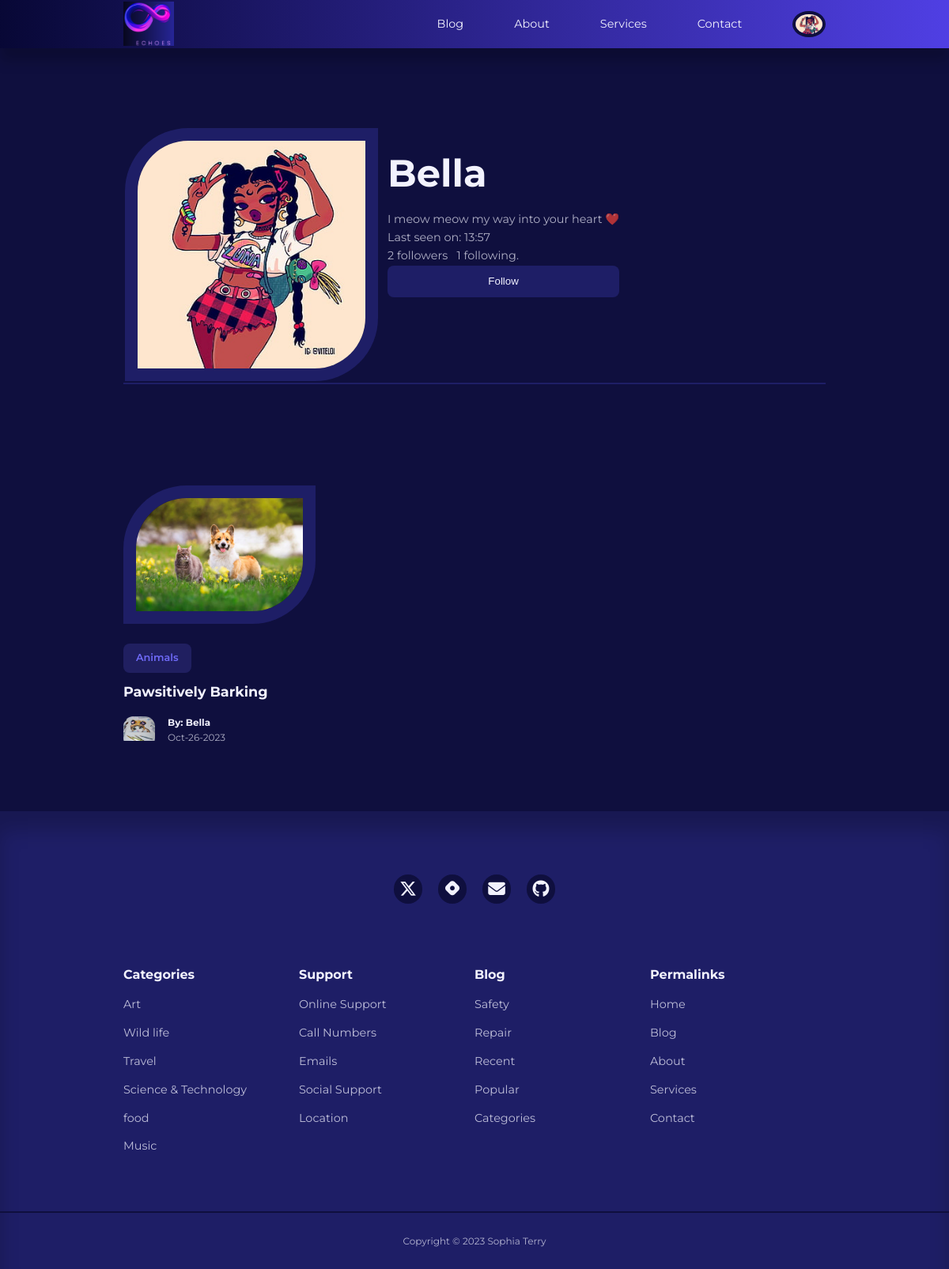
/user/Bella (signed in), run on an earlier commit of the app's database.
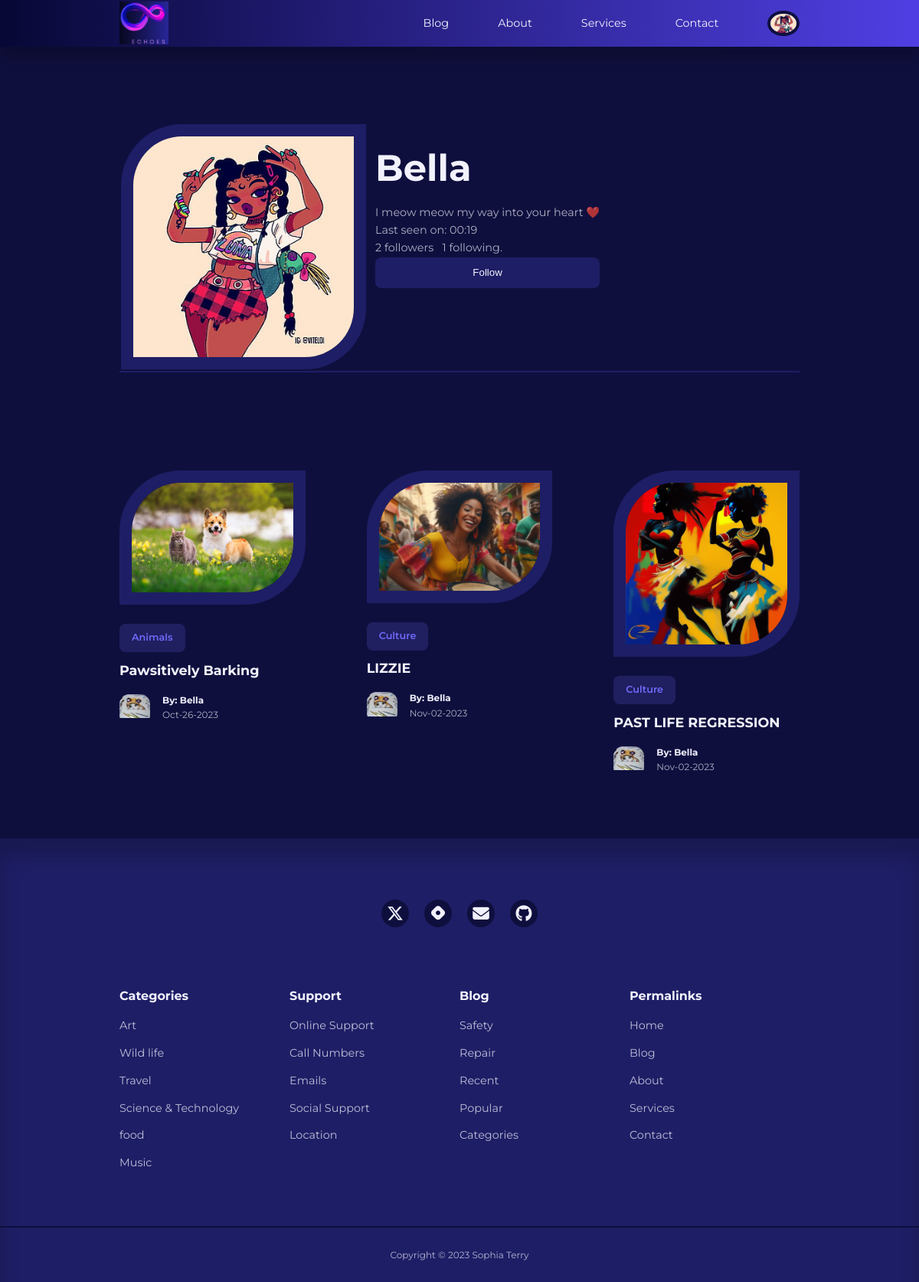
And on a later commit of the database.
### app/models.py (models this page shows, shortened)
class User(UserMixin, db.Model):
    id = db.Column(db.Integer, primary_key=True)
    username = db.Column(db.String(100), index=True, unique=True)
    email = db.Column(db.String(120), index=True, unique=True)
    password_hash = db.Column(db.String(128))
    role = db.Column(db.String(3))
    picture = db.Column(db.String(120), nullable=True)
    posts = db.relationship('Post', backref='author', lazy='dynamic')
    about_me = db.Column(db.String(140))
    last_seen = db.Column(db.DateTime, default=datetime.utcnow)
    followed = db.relationship(
        'User', secondary=followers,
        primaryjoin=(followers.c.follower_id == id),
        secondaryjoin=(followers.c.followed_id == id),
        backref=db.backref('followers', lazy='dynamic'), lazy='dynamic'
    )
    def is_following(self, user):
        return self.followed.filter(
            followers.c.followed_id == user.id).count() > 0

class Post(db.Model):
    id = db.Column(db.Integer, primary_key=True)
    title = db.Column(db.String(120))
    content = db.Column(db.Text)
    image = db.Column(db.String(120), nullable=True)
    timestamp = db.Column(db.DateTime, index=True, default=datetime.utcnow)
    user_id = db.Column(db.Integer, db.ForeignKey('user.id', name='fk_user_id'))
    category_id = db.Column(db.Integer, db.ForeignKey('category.id', name='fk_category_id'))
    category = db.relationship('Category', backref=db.backref('posts', lazy=True))

class Category(db.Model):
    id = db.Column(db.Integer, primary_key=True)
    name = db.Column(db.String(20), unique=True, nullable=False)

### app/routes.py (the view)
@app.route('/user/<username>') #user
@login_required
def profile(username):
    user = User.query.filter_by(username=username).first_or_404()
    posts = user.posts
    authors = [post.author for post in posts]
    form = EmptyForm() # followers
    return render_template('profile.html', user=user, posts=posts, authors=authors,
                            form=form)

### app/forms.py
class EmptyForm(FlaskForm):
    submit = SubmitField('Submit')

### app/models.py (called while the page is built)
@login.user_loader
def load_user(id):
    return User.query.get(int(id))

### app/routes.py (called while the page is built)
@app.before_request
def before_request():
    if current_user.is_authenticated:
        current_user.last_seen = datetime.utcnow()
        db.session.commit()

### app/templates/profile.html (shortened to what this page needs)
{% extends "base.html" %}
{% block content %}
<div class="container profile__container">
    <table>
        <tr valign="top">
            <td>
                {% if current_user.picture %}
                <img class="display__pic" src="{{ url_for('static', filename='images/' + current_user.picture) }}">
                {% else %}
                <img src="{{ url_for('static', filename='/images/default_profile_pc.png') }}" alt="Default Image">
                {% endif %}
            </td>
            <td class="user__table">
                <h1>{{ user.username }}</h1>
                {% if user.about_me %}<p>{{ user.about_me }}</p>{% endif %}
                {% if user.last_seen %}<p>Last seen on: {{ user.last_seen.strftime('%H:%M') }}</p>{% endif %}
                <p>{{ user.followers.count() }} followers &nbsp; {{ user.followed.count() }} following.</p>
                {% if user == current_user %}
                <p>
                    <a class="link__button" href="{{ url_for('edit_profile') }}">Edit your profile</a>&nbsp;
                     <a class="link__button" href="{{ url_for('add_post') }}">Create post </a>
                </p>
                {% elif not current_user.is_following(user) %}
                 <p>
                    <form action="{{ url_for('follow', username=user.username) }}" method="post">
                        {{ form.submit(value='Follow') }}
                    </form>
                </p>
              {% endif %}
            </td>
        </tr>
    </table>
    </div>
 <div>
<section class="posts">
    <div class="container posts__container">
         {% for post in posts %}
        <article class="post">
            <div class="post__thumbnail">
                {% if post.image %}
                <img src="{{ url_for('static', filename='images/' + post.image) }}" alt="Post Image">
                {% else %}
                <img src="{{ url_for('static', filename='/images/blog18.jpg') }}" alt="Default Image">
                {% endif %}
            </div>
            <div class="post__info">
             <a href="{{ url_for('category', category_name=post.category.name) }}" class="category__button">{{ post.category.name}}</a>
                    <h3 class="post__title"><a href="{{ url_for('single_post', post_id=post.id) }}">{{ post.title }}</a></h3>
                    <div class="post__author">
                        <div class="post__author-avator">
                            {% set author = authors[loop.index0] %}
                            {% if current_user.is_authenticated %}
                            <img src="{{ url_for('static', filename='images/' + author.picture) }}" alt="avatar">
                            {% else %}
                            <img src="{{ url_for('static', filename='/images/default_profile_pc.png') }}" alt="Default Image">
                            {% endif %}
                        </div>
                        <div class="post__author-info">
                            <a href="{{ url_for('profile', username=post.author.username) }}">
                            <h5>By: {{post.author.username }}</h5></a>
                            <small>{{ post.timestamp.strftime('%b-%d-%Y') }}</small>
                        </div>
                    </div>
                </div>
        </article>
        {% endfor %}
    </div>
</section>
{% endblock %}

### app/templates/base.html (shortened to what this page needs)
<!DOCTYPE html>
<html lang="en">
<head>
    <link rel="stylesheet" href="{{ url_for('static', filename='styles/styles.css')}}">
    <link rel="stylesheet" href="https://unicons.iconscout.com/release/v4.0.8/css/line.css">
</head>
<body>
    {% block navbar %}
    <nav>
        <div class="container nav__container">
            <a href="/index" class="nav__logo"><img src="/static/img/echologoblue.png" class="nav-img" alt=""></a>
            <ul class="nav__items">
                <li><a href="{{ url_for('blog') }}">Blog</a></li>
                <li><a href="{{ url_for('index') }}">About</a></li>
                <li><a href="{{ url_for('services') }}">Services</a></li>
                <li><a href="#contact">Contact</a></li>
                {% if current_user.is_anonymous %}
                <li><a href="{{ url_for('signin') }}">Sign In</a></li>
                {% else %}
                <li class="nav__profile">
                    <div class="avatar">
                        <img src="{{ url_for('static', filename='images/' ~ current_user.picture) }}" alt="">
                    </div>
                        {% endif %}
                </li>
            </ul>
        </div>
    </nav>
    {% endblock %}
     {% block content %}
    {% endblock %}
    {% block footer %}
    <footer>
        <div id="contact" class="footer__socials">
            <a href="https://twitter.com/Mssophia_" target="_blank">
                </a>
            <a href="https://sophiaintech.hashnode.dev/" target="_blank">
                </a>
            <a href="mailto:sophiaterryyu@gmail.com">
                </a>
            <a href="https://github.com/terryyufei" target="_blank">
                </a>
        </div>
        <div class="container footer__container">
            <article>
                <h4>Categories</h4>
                <ul>
                    <li><a href="">Art</a></li>
                    <li><a href="">Wild life</a></li>
                    <li><a href="">Travel</a></li>
                    <li><a href="">Science & Technology</a></li>
                    <li><a href="">food</a></li>
                    <li><a href="">Music</a></li>
                </ul>
            </article>
            <article>
                <h4>Support</h4>
                <ul>
                    <li><a href="">Online Support</a></li>
                    <li><a href="">Call Numbers</a></li>
                    <li><a href="">Emails</a></li>
                    <li><a href="">Social Support</a></li>
                    <li><a href="">Location</a></li>
                </ul>
            </article>
            <article>
                <h4>Blog</h4>
                <ul>
                    <li><a href="">Safety</a></li>
                    <li><a href="">Repair</a></li>
                    <li><a href="">Recent</a></li>
                    <li><a href="">Popular</a></li>
                    <li><a href="">Categories</a></li>
                </ul>
            </article>
            <article>
                <h4>Permalinks</h4>
                <ul>
                    <li><a href="">Home</a></li>
                    <li><a href="">Blog</a></li>
                    <li><a href="">About</a></li>
                    <li><a href="">Services</a></li>
                    <li><a href="">Contact</a></li>
                </ul>
            </article>
        </div>
        <div class="footer__copyright">
            <small>Copyright &copy; 2023 Sophia Terry</small>
        </div>
    </footer>
    {% endblock %}
</body>
</html>

### app/static/styles/styles.css (style rules this page uses)
:root { --color-primary: #6f6af8; --color-primary-light: hsl(242, 91%, 69%, 18%); --color-primary-variant: #5854c7; --color-red: #da0f3f; --color-red-light: hsl(346, 87%, 46%, 15%); --color-green: #00c476; --color-green-light: hsl(156, 100%, 38%, 15%); --color-gray-900: #1e1e66; --color-gray-700: #2d2b7c; --color-gray-300: rgba(242, 242, 254, 0.3); --color-gray-200: rgba(242, 242, 254, 0.7); --color-white: #f2f2fe; --color-bg: #0f0f3e; --transition: all 300ms ease; --container-width-lg: 74%; --container-width-md: 88%; --form-width: 40%; --card-border-radius-1: 0.3rem; --card-border-radius-2: 0.5rem; --card-border-radius-3: 0.8rem; --card-border-radius-4: 2rem; --card-border-radius-5: 5rem; }
* { box-sizing: border-box; margin: 0; padding: 0; outline: 0; border: 0; appearance: 0; list-style: none; text-decoration: none; }
body { font-family: 'Montserrat', sans-serif; line-height: 1.6; color: var(--color-gray-200); overflow-x: hidden; background: var(--color-bg); font-size: 0.9rem; }
.container { width: var(--container-width-lg); max-width: 1800px; margin-inline: auto; }
section { margin-top: 3rem; width: 100vw; }
h1, h2, h3, h4, h5 { color: var(--color-white); line-height: 1.3; }
h1 { font-size: 3rem; margin: 1rem 0; }
h3 { font-size: 1.1rem; margin: 0.8rem 0 0.5rem; }
h4 { font-size: 1rem; }
a { color: var(--color-white); transition: var(--transition); }
img { display: block; width: 100%; object-fit: cover; }
nav { background: linear-gradient(to right, hsl(240, 75%, 12%), hsl(246, 75%, 57%)); width: 100vw; height: 3.8rem; position: fixed; top: 0; z-index: 10; box-shadow: 0 1rem 1rem rgba(0, 0, 0, 0.2); }
.nav__container { height: 100%; display: flex; align-items: center; justify-content: space-between; }
.avatar { width: 2.6rem; height: 2.1rem; border-radius: 50%; overflow: hidden; border: 0.3rem solid var(--color-bg); }
.nav__logo { font-weight: 600; font-size: 1.2rem; }
.nav__items { display: flex; align-items: center; gap: 4rem; }
.nav__profile { position: relative; cursor: pointer; }
.category__button { background: var(--color-primary-light); color: var(--color-primary); display: inline-block; padding: 0.5rem 1rem; border-radius: var(--card-border-radius-2); font-weight: 600; font-size: 0.8rem; text-align: center; }
.post__thumbnail { border-radius: var(--card-border-radius-5) 0; border: 1rem solid var(--color-gray-900); overflow: hidden; margin-bottom: 1.6rem; }
.post__author { display: flex; gap: 1rem; margin-top: 1.2rem; }
.post__author-avator { width: 2.5rem; height: 2.5rem; border-radius: var(--card-border-radius-3); overflow: hidden; }
.posts__container { display: grid; grid-template-columns: repeat(3, 1fr); gap: 5rem; margin-bottom: 5rem; margin-top: 8rem; }
footer { background: var(--color-gray-900); padding: 5rem 0 0; box-shadow: inset 0 1.5rem 1.5rem rgba(0, 0, 0, 0.2); }
.footer__socials { margin-inline: auto; width: fit-content; margin-bottom: 5rem; display: flex; justify-content: space-between; align-items: center; gap: 1.2rem; }
.footer__socials a { background: var(--color-bg); border-radius: 50%; width: 2.3rem; height: 2.3rem; display: flex; align-items: center; justify-content: center; }
.footer__container { display: grid; grid-template-columns: repeat(4, 1fr); }
footer h4 { color: var(--color-white); margin-bottom: 0.6rem; }
footer ul a { opacity: 0.75; }
footer ul li { padding: 0.4rem 0; }
.footer__copyright { text-align: center; padding: 1.5rem 0; border-top: 2px solid var(--color-bg); margin-top: 4rem; }
form { display: flex; flex-direction: column; gap: 1rem; }
input, textarea, select { padding: 0.8rem 1.4rem; background: var(--color-gray-900); border-radius: var(--card-border-radius-2); resize: none; color: var(--color-white); }
.profile__container { margin-top: 10rem; border-bottom: 2px solid var(--color-gray-900); }
.display__pic { border-radius: var(--card-border-radius-5) 0; border: 1rem solid var(--color-gray-900); overflow: hidden; height: 20rem; width: 20rem; }
.user__table { padding: 10px; }
.nav-img { height: 3.5rem; width: 4.0rem; }

What changed in the data, as far as the page shows it:
changed User "Bella": last_seen "13:57" → "00:19"
added Post: image (picture), category.name "Culture", title "LIZZIE", picture (picture), author.username "Bella", timestamp "Nov-02-2023"
added Post: image (picture), category.name "Culture", title "PAST LIFE REGRESSION", picture (picture), author.username "Bella", timestamp "Nov-02-2023"
